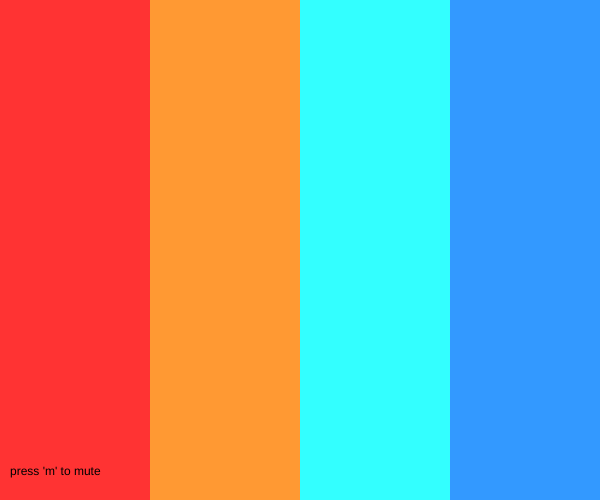
Frame 1 (no input)
Frame 60 (no input): identical to frame 1, image omitted
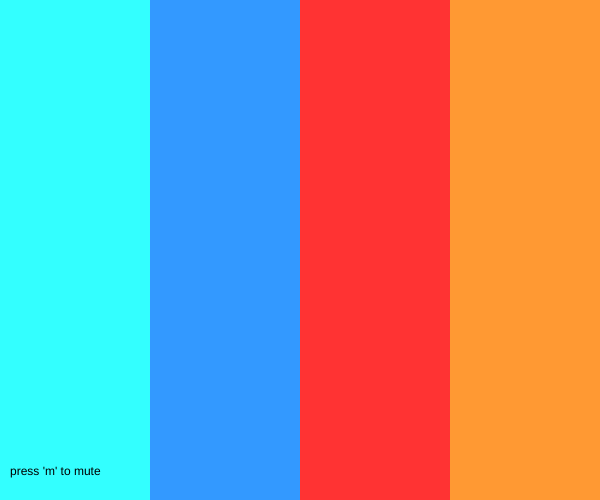
Frame 120 (the mouse pressed at the canvas centre since frame 60)

The p5.js sketch that drew these frames (run headless with seeded random() and noise() and a simulated clock; from frame 60 on, the mouse is pressed at the canvas centre):

// p5.js sketch
// ── sketch.js
// Josef Albers Color Relativity 1 Example from Code as Creative Medium
// Four columns for more range
// Added a mute toggle to see how the colors would look in a more "natural" palette
// Got rid of circles to focus on the gradient rather than contrast

let muted = false;

function setup() {
  createCanvas(600, 500);
  colorMode(HSB, 360, 100, 100);
  noStroke();
}

function draw() {
  let hueBase = map(mouseX, 0, width, 0, 360);

  let s = muted ? 40 : 80;
  let b = muted ? 70 : 100;

  // four hues for palette
  let h1 = hueBase;
  let h2 = (hueBase + 30) % 360;
  let h3 = (hueBase + 180) % 360;
  let h4 = (hueBase + 210) % 360;

  // 4 columns
  fill(h1, s, b);
  rect(0, 0, width / 4, height);
  fill(h2, s, b);
  rect(width / 4, 0, width / 4, height);
  fill(h3, s, b);
  rect(2 * width / 4, 0, width / 4, height);
  fill(h4, s, b);
  rect(3 * width / 4, 0, width / 4, height);

  
  fill(0);
  textSize(12);
  text("press 'm' to mute", 10, height - 25);
}

function keyPressed() {
  if (key === 'm') {
    muted = !muted;
  } 
}
